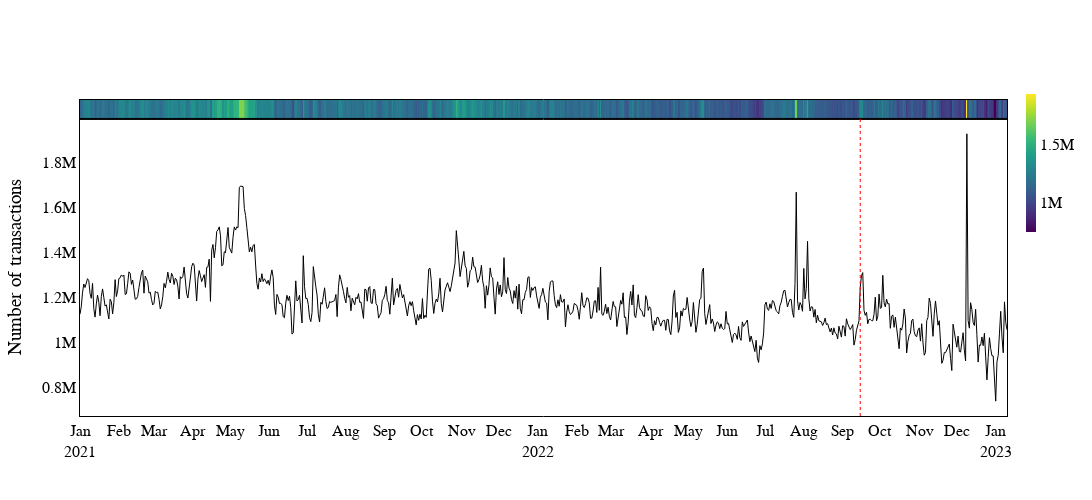

Write notebook code for a chart like this one.
### Code cell
plot_time_series(eth_data['transaction_count'], 
                 y_label='Number of transactions', 
                 save_path='./image/time_series/transaction_count.pdf')

### Figure 1 — Plotly figure (JSON) as saved in the notebook; plotly's stock layout.template omitted (floating-point values rounded to 4 significant figures; data arrays with more than 128 entries replaced by an {"elided": "..."} marker saying what was removed)
{"data": [{"colorbar": {"len": 0.5, "thickness": 10, "x": 1.01, "y": 0.8}, "colorscale": [[0, "#440154"], [0.1111, "#482878"], [0.2222, "#3e4989"], [0.3333, "#31688e"], [0.4444, "#26828e"], [0.5556, "#1f9e89"], [0.6667, "#35b779"], [0.7778, "#6ece58"], [0.8889, "#b5de2b"], [1, "#fde725"]], "type": "heatmap", "xaxis": "x", "yaxis": "y", "z": {"elided": "1x740 int values"}}, {"line": {"color": "black", "width": 1}, "type": "scatter", "x": {"elided": "740 str values"}, "xaxis": "x2", "y": {"elided": "740 int values"}, "yaxis": "y2"}], "layout": {"font": {"color": "black", "family": "Times New Roman", "size": 16}, "height": 500, "paper_bgcolor": "rgba(0,0,0,0)", "plot_bgcolor": "rgba(0,0,0,0)", "shapes": [{"line": {"color": "red", "dash": "dot", "width": 1}, "type": "line", "x0": "2022-09-15", "x1": "2022-09-15", "xref": "x", "y0": 0, "y1": 1, "yref": "y domain"}, {"line": {"color": "red", "dash": "dot", "width": 1}, "type": "line", "x0": "2022-09-15", "x1": "2022-09-15", "xref": "x2", "y0": 0, "y1": 1, "yref": "y2 domain"}], "showlegend": false, "title": {"text": ""}, "width": 1200, "xaxis": {"anchor": "y", "domain": [0, 1], "linecolor": "black", "linewidth": 1, "matches": "x2", "mirror": true, "showgrid": false, "showline": true, "showticklabels": false}, "xaxis2": {"anchor": "y2", "domain": [0, 1], "dtick": "M1", "linecolor": "black", "linewidth": 1, "mirror": true, "showgrid": false, "showline": true, "showticklabels": true, "tickformat": "%b\n%Y", "title": {"text": ""}}, "yaxis": {"anchor": "x", "domain": [0.94, 1], "linecolor": "black", "linewidth": 1, "mirror": true, "showgrid": false, "showline": true, "showticklabels": false}, "yaxis2": {"anchor": "x2", "domain": [0, 0.94], "linecolor": "black", "linewidth": 1, "mirror": true, "showgrid": false, "showline": true, "title": {"text": "Number of transactions"}}}}
